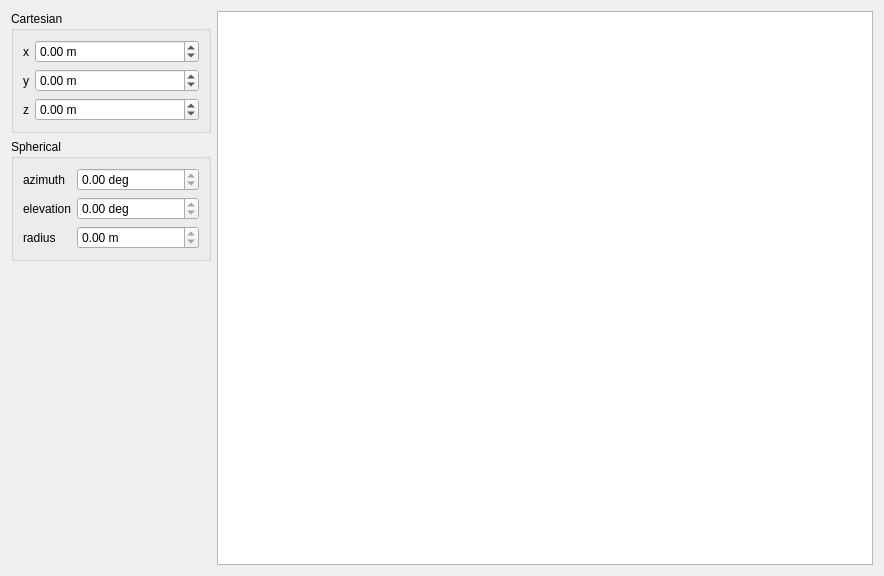
<?xml version="1.0" encoding="UTF-8"?>
<ui version="4.0">
 <class>SpacerTest</class>
 <widget class="QWidget" name="SpacerTest">
  <property name="geometry">
   <rect>
    <x>0</x>
    <y>0</y>
    <width>884</width>
    <height>576</height>
   </rect>
  </property>
  <property name="windowTitle">
   <string>Form</string>
  </property>
  <layout class="QGridLayout" name="gridLayout_3">
   <item row="0" column="0">
    <widget class="QGroupBox" name="cartGroup">
     <property name="maximumSize">
      <size>
       <width>200</width>
       <height>16777215</height>
      </size>
     </property>
     <property name="title">
      <string>Cartesian</string>
     </property>
     <layout class="QGridLayout" name="gridLayout">
      <item row="0" column="0">
       <widget class="QLabel" name="xInfo">
        <property name="text">
         <string>x</string>
        </property>
       </widget>
      </item>
      <item row="1" column="0">
       <widget class="QLabel" name="yInfo">
        <property name="text">
         <string>y</string>
        </property>
       </widget>
      </item>
      <item row="2" column="0">
       <widget class="QLabel" name="zInfo">
        <property name="text">
         <string>z</string>
        </property>
       </widget>
      </item>
      <item row="0" column="1">
       <widget class="QDoubleSpinBox" name="xSpin">
        <property name="sizePolicy">
         <sizepolicy hsizetype="MinimumExpanding" vsizetype="Fixed">
          <horstretch>0</horstretch>
          <verstretch>0</verstretch>
         </sizepolicy>
        </property>
        <property name="suffix">
         <string> m</string>
        </property>
        <property name="minimum">
         <double>-10.000000000000000</double>
        </property>
        <property name="maximum">
         <double>10.000000000000000</double>
        </property>
        <property name="singleStep">
         <double>0.100000000000000</double>
        </property>
       </widget>
      </item>
      <item row="1" column="1">
       <widget class="QDoubleSpinBox" name="ySpin">
        <property name="suffix">
         <string> m</string>
        </property>
        <property name="minimum">
         <double>-10.000000000000000</double>
        </property>
        <property name="maximum">
         <double>10.000000000000000</double>
        </property>
        <property name="singleStep">
         <double>0.100000000000000</double>
        </property>
       </widget>
      </item>
      <item row="2" column="1">
       <widget class="QDoubleSpinBox" name="zSpin">
        <property name="suffix">
         <string> m</string>
        </property>
        <property name="minimum">
         <double>-10.000000000000000</double>
        </property>
        <property name="maximum">
         <double>10.000000000000000</double>
        </property>
        <property name="singleStep">
         <double>0.100000000000000</double>
        </property>
       </widget>
      </item>
     </layout>
    </widget>
   </item>
   <item row="1" column="0">
    <widget class="QGroupBox" name="sphericalGroup">
     <property name="maximumSize">
      <size>
       <width>200</width>
       <height>16777215</height>
      </size>
     </property>
     <property name="title">
      <string>Spherical</string>
     </property>
     <layout class="QGridLayout" name="gridLayout_2">
      <item row="0" column="0">
       <widget class="QLabel" name="azInfo">
        <property name="text">
         <string>azimuth</string>
        </property>
       </widget>
      </item>
      <item row="1" column="0">
       <widget class="QLabel" name="elInfo">
        <property name="text">
         <string>elevation</string>
        </property>
       </widget>
      </item>
      <item row="2" column="0">
       <widget class="QLabel" name="radiusInfo">
        <property name="text">
         <string>radius</string>
        </property>
       </widget>
      </item>
      <item row="0" column="1">
       <widget class="QDoubleSpinBox" name="azSpin">
        <property name="sizePolicy">
         <sizepolicy hsizetype="MinimumExpanding" vsizetype="Fixed">
          <horstretch>0</horstretch>
          <verstretch>0</verstretch>
         </sizepolicy>
        </property>
        <property name="readOnly">
         <bool>true</bool>
        </property>
        <property name="suffix">
         <string> deg</string>
        </property>
        <property name="maximum">
         <double>360.000000000000000</double>
        </property>
       </widget>
      </item>
      <item row="1" column="1">
       <widget class="QDoubleSpinBox" name="elSpin">
        <property name="readOnly">
         <bool>true</bool>
        </property>
        <property name="suffix">
         <string> deg</string>
        </property>
        <property name="maximum">
         <double>180.000000000000000</double>
        </property>
       </widget>
      </item>
      <item row="2" column="1">
       <widget class="QDoubleSpinBox" name="radSpin">
        <property name="readOnly">
         <bool>true</bool>
        </property>
        <property name="suffix">
         <string> m</string>
        </property>
       </widget>
      </item>
     </layout>
    </widget>
   </item>
   <item row="2" column="0">
    <spacer name="verticalSpacer">
     <property name="orientation">
      <enum>Qt::Orientation::Vertical</enum>
     </property>
     <property name="sizeHint" stdset="0">
      <size>
       <width>20</width>
       <height>282</height>
      </size>
     </property>
    </spacer>
   </item>
   <item row="0" column="1" rowspan="3">
    <widget class="QChartView" name="chartView"/>
   </item>
  </layout>
 </widget>
 <customwidgets>
  <customwidget>
   <class>QChartView</class>
   <extends>QGraphicsView</extends>
   <header location="global">QChartView</header>
  </customwidget>
 </customwidgets>
 <resources/>
 <connections/>
</ui>
